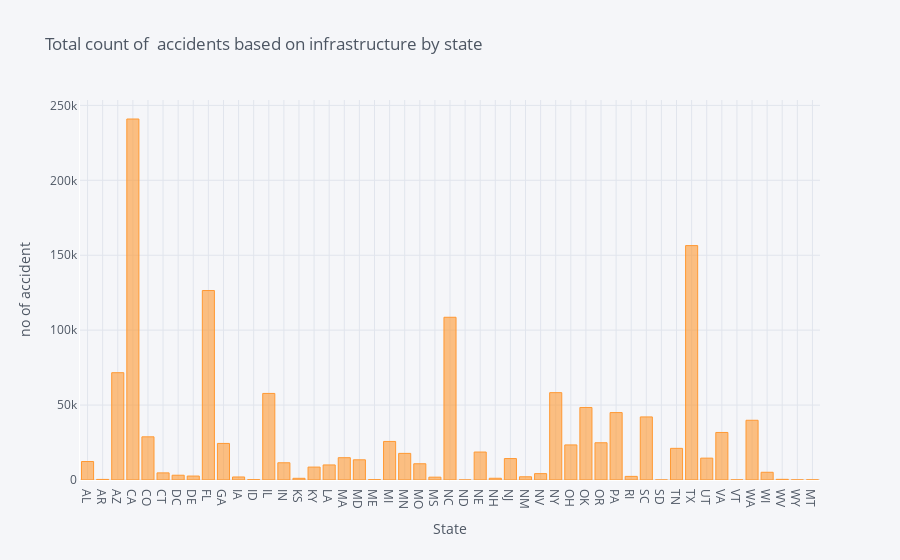

Notebook code for this chart:
### Code cell
Total_traffic.compute().iplot(
                    kind="bar",
                    yTitle="no of accident",
                    xTitle="State",
                    linecolor="white",
                    title="Total count of  accidents based on infrastructure by state ", theme='pearl',
            
    )

### Figure 1 — Plotly figure (JSON) as saved in the notebook; plotly's stock layout.template omitted (floating-point values rounded to 4 significant figures)
{"data": [{"marker": {"color": "rgba(255, 153, 51, 0.6)", "line": {"color": "rgba(255, 153, 51, 1.0)", "width": 1}}, "name": "None", "orientation": "v", "text": "", "type": "bar", "x": ["AL", "AR", "AZ", "CA", "CO", "CT", "DC", "DE", "FL", "GA", "IA", "ID", "IL", "IN", "KS", "KY", "LA", "MA", "MD", "ME", "MI", "MN", "MO", "MS", "NC", "ND", "NE", "NH", "NJ", "NM", "NV", "NY", "OH", "OK", "OR", "PA", "RI", "SC", "SD", "TN", "TX", "UT", "VA", "VT", "WA", "WI", "WV", "WY", "MT"], "y": [12348, 388, 71612, 240913, 28818, 4745, 3186, 2635, 126450, 24404, 2017, 228, 57770, 11499, 1135, 8623, 10049, 14883, 13478, 222, 25736, 17763, 10839, 1890, 108594, 8, 18660, 1168, 14314, 2147, 4244, 58292, 23401, 48394, 24860, 44993, 2406, 42093, 13, 21124, 156426, 14589, 31727, 61, 39851, 5158, 441, 64, 94]}], "layout": {"legend": {"bgcolor": "#F5F6F9", "font": {"color": "#4D5663"}}, "paper_bgcolor": "#F5F6F9", "plot_bgcolor": "#F5F6F9", "title": {"font": {"color": "#4D5663"}, "text": "Total count of  accidents based on infrastructure by state "}, "xaxis": {"gridcolor": "#E1E5ED", "linecolor": "white", "showgrid": true, "tickfont": {"color": "#4D5663"}, "title": {"font": {"color": "#4D5663"}, "text": "State"}, "zerolinecolor": "#E1E5ED"}, "yaxis": {"gridcolor": "#E1E5ED", "linecolor": "white", "showgrid": true, "tickfont": {"color": "#4D5663"}, "title": {"font": {"color": "#4D5663"}, "text": "no of accident"}, "zerolinecolor": "#E1E5ED"}}}
